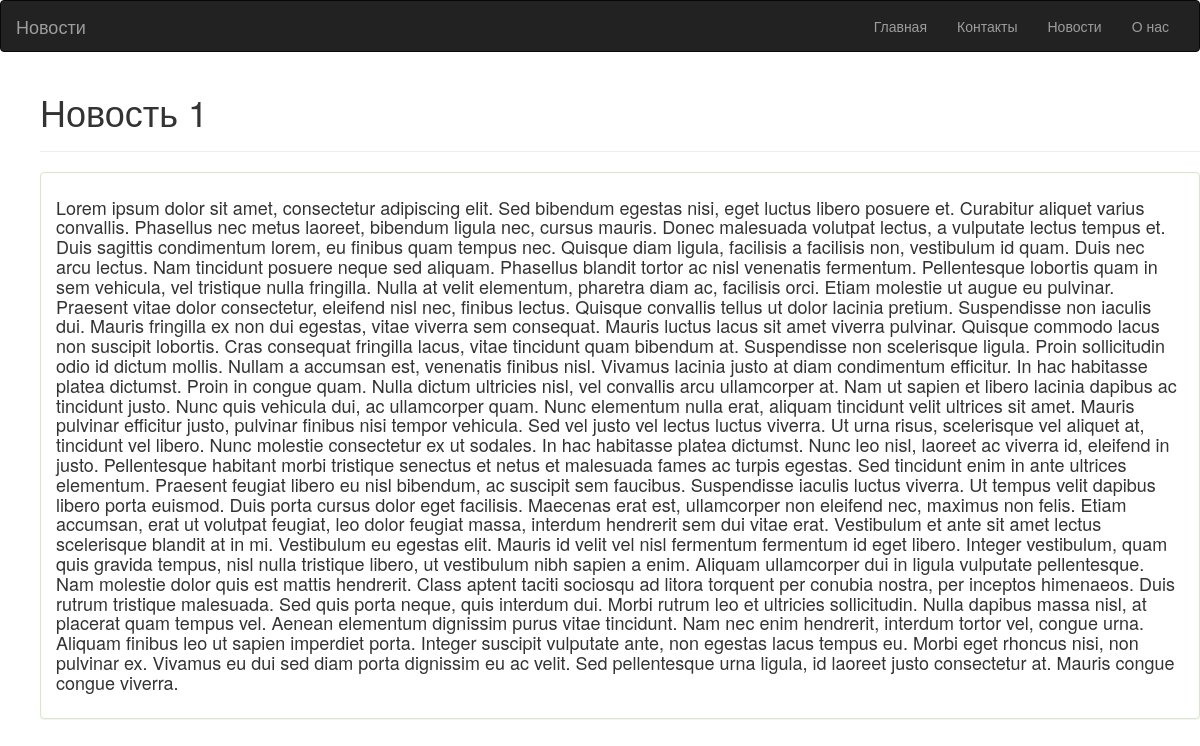
/news/1/, run on an earlier commit of the app's database.
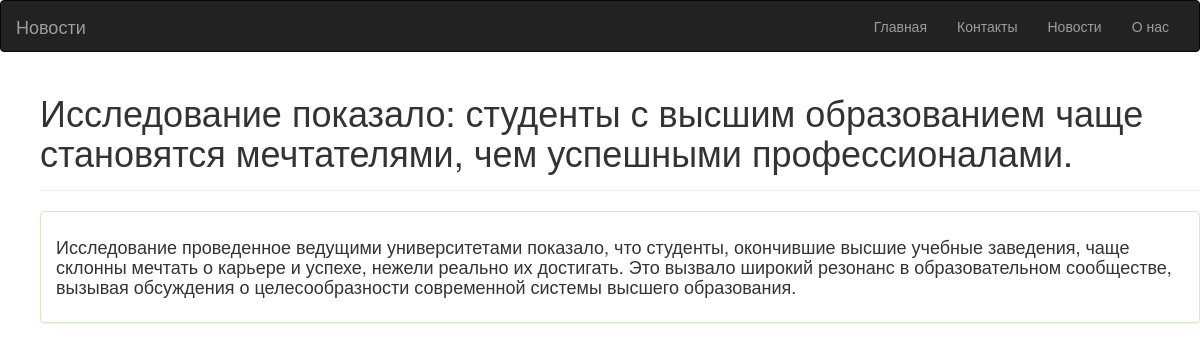
And on a later commit of the database.
### blog/models.py (models this page shows)
class News(models.Model):
    title = models.CharField(max_length=1000)
    description = models.TextField()

### blog/views.py (the view)
# urls.py: path('news/<int:pk>/', NewsDetailView.as_view(), name='news_detail'),
class NewsDetailView(DetailView):
    template_name = 'blog/news_detail.html'
    model = News

### blog/templates/blog/news_detail.html (shortened to what this page needs)
<html>
    <head>
        <link rel="stylesheet" href="https://maxcdn.bootstrapcdn.com/bootstrap/3.3.7/css/bootstrap.min.css"
>
    </head>
    <body>
        <nav class="navbar navbar-inverse">
            <div class="container-fluid">
              <div class="navbar-header">
                <a class="navbar-brand" href="#">Новости</a>
              </div>
              <div class="collapse navbar-collapse" id="bs-example-navbar-collapse-1">
                <ul class="nav navbar-nav navbar-right">
                  <li><a href="{% url 'home' %}">Главная</a></li>
                  <li><a href="{% url 'contact' %}">Контакты</a></li>
                  <li><a href="{% url 'news_list' %}"> Новости </a></li>
                  <li><a href="{% url 'about' %}"> О нас </a></li>
                </ul>
              </div>
            </div>
        </nav>
        <ul>
          <div class="page-header">
            <h1>{{ object.title  }}</h1>
          </div>
          <div class="panel panel-success">
                <div class="panel-body">
                    <h4> {{ object.description  }} </h4>
                </div>
          </div>
        </ul>
    </body>
</html>

What changed in the data, as far as the page shows it:
changed News: title "Новость 1" → "Исследование показало: студенты с высшим образованием чаще становятся мечтателями, чем успешными профессионалами."; description "Lorem ipsum dolor sit amet, consectetur adipiscing elit. Sed bibendum egestas nisi, eget luctus libero posuere et. Curabitur aliquet varius convallis. Phasellus nec metus laoreet, bibendum ligula nec, cursus mauris. Donec malesuada volutpat lectus, a vulputate lectus tempus et. Duis sagittis condimentum lorem, eu finibus quam tempus nec. Quisque diam ligula, facilisis a facilisis non, vestibulum id quam. Duis nec arcu lectus. Nam tincidunt posuere neque sed aliquam. Phasellus blandit tortor ac nisl venenatis fermentum. Pellentesque lobortis quam in sem vehicula, vel tristique nulla fringilla. Nulla at velit elementum, pharetra diam ac, facilisis orci. Etiam molestie ut augue eu pulvinar.…" → "Исследование проведенное ведущими университетами показало, что студенты, окончившие высшие учебные заведения, чаще склонны мечтать о карьере и успехе, нежели реально их достигать. Это вызвало широкий резонанс в образовательном сообществе, вызывая обсуждения о целесообразности современной системы высшего образования."
